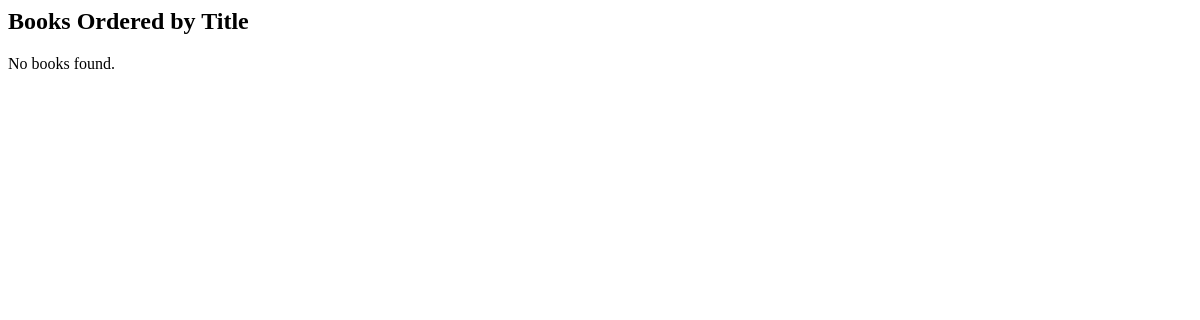
The app's page /books/lab8/task4/, older data.
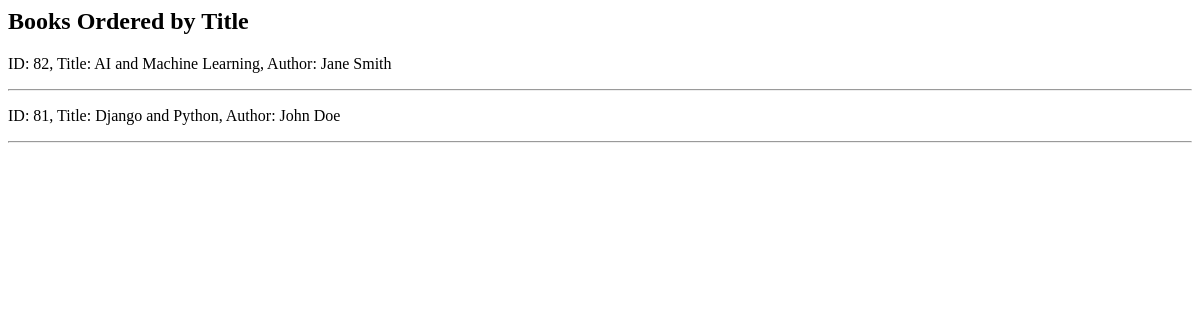
The same page, newer data.
### apps/bookmodule/models.py (models this page shows)
class Book(models.Model):
    title = models.CharField(max_length = 50)
    author = models.CharField(max_length = 50)
    price = models.FloatField(default = 0.0)
    edition = models.SmallIntegerField(default = 1)

### apps/bookmodule/views.py (the view)
# urls.py: path('lab8/task4/', views.task4, name='task4'),
def task4(request):
    books = Book.objects.all().order_by('title')
    return render(request, 'bookmodule/task4.html', {'books': books})  # تأكد من أن المسار هو 'bookmodule/task4.html'

### apps/bookmodule/templates/bookmodule/task4.html
<h2>Books Ordered by Title</h2>
{% if books %}
  {% for book in books %}
    <p>ID: {{ book.id }}, Title: {{ book.title }}, Author: {{ book.author }}</p>
    <hr>
  {% endfor %}
{% else %}
  <p>No books found.</p>
{% endif %}

Row changes from the older to the newer data that the page shows:
added Book: id "82", title "AI and Machine Learning", author "Jane Smith"
added Book: id "81", title "Django and Python", author "John Doe"
Text that changed along with them:
text no longer shown: "No books found."
